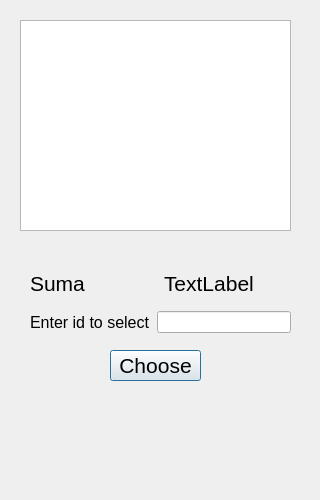
<?xml version="1.0" encoding="UTF-8"?>
<ui version="4.0">
 <class>Adward</class>
 <widget class="QDialog" name="Adward">
  <property name="geometry">
   <rect>
    <x>0</x>
    <y>0</y>
    <width>320</width>
    <height>500</height>
   </rect>
  </property>
  <property name="windowTitle">
   <string>Dialog</string>
  </property>
  <widget class="QTableView" name="tableView">
   <property name="geometry">
    <rect>
     <x>20</x>
     <y>20</y>
     <width>271</width>
     <height>211</height>
    </rect>
   </property>
  </widget>
  <widget class="QPushButton" name="pb_choose">
   <property name="geometry">
    <rect>
     <x>110</x>
     <y>350</y>
     <width>91</width>
     <height>31</height>
    </rect>
   </property>
   <property name="font">
    <font>
     <pointsize>16</pointsize>
    </font>
   </property>
   <property name="text">
    <string>Choose</string>
   </property>
  </widget>
  <widget class="QWidget" name="">
   <property name="geometry">
    <rect>
     <x>30</x>
     <y>270</y>
     <width>261</width>
     <height>27</height>
    </rect>
   </property>
   <layout class="QHBoxLayout" name="horizontalLayout">
    <item>
     <widget class="QLabel" name="label">
      <property name="font">
       <font>
        <pointsize>16</pointsize>
       </font>
      </property>
      <property name="text">
       <string>Suma</string>
      </property>
     </widget>
    </item>
    <item>
     <widget class="QLabel" name="lb_suma">
      <property name="font">
       <font>
        <pointsize>16</pointsize>
       </font>
      </property>
      <property name="text">
       <string>TextLabel</string>
      </property>
     </widget>
    </item>
   </layout>
  </widget>
  <widget class="QWidget" name="">
   <property name="geometry">
    <rect>
     <x>30</x>
     <y>310</y>
     <width>261</width>
     <height>24</height>
    </rect>
   </property>
   <layout class="QHBoxLayout" name="horizontalLayout_2">
    <item>
     <widget class="QLabel" name="label_3">
      <property name="font">
       <font>
        <pointsize>12</pointsize>
       </font>
      </property>
      <property name="text">
       <string>Enter id to select</string>
      </property>
     </widget>
    </item>
    <item>
     <widget class="QLineEdit" name="line_id"/>
    </item>
   </layout>
  </widget>
 </widget>
 <resources/>
 <connections/>
</ui>
